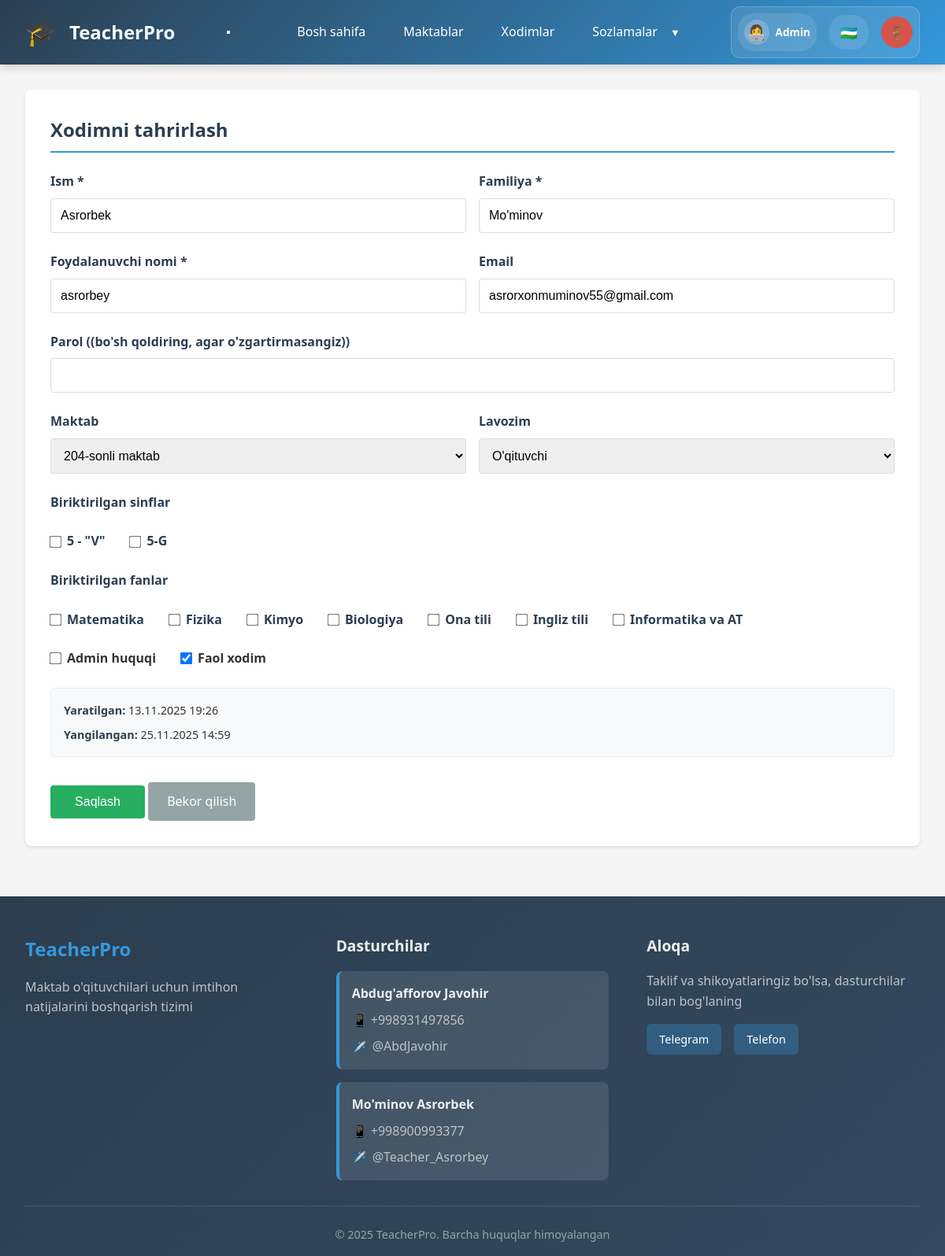
The app's page /admin/employees/edit/2 (signed in), older data.
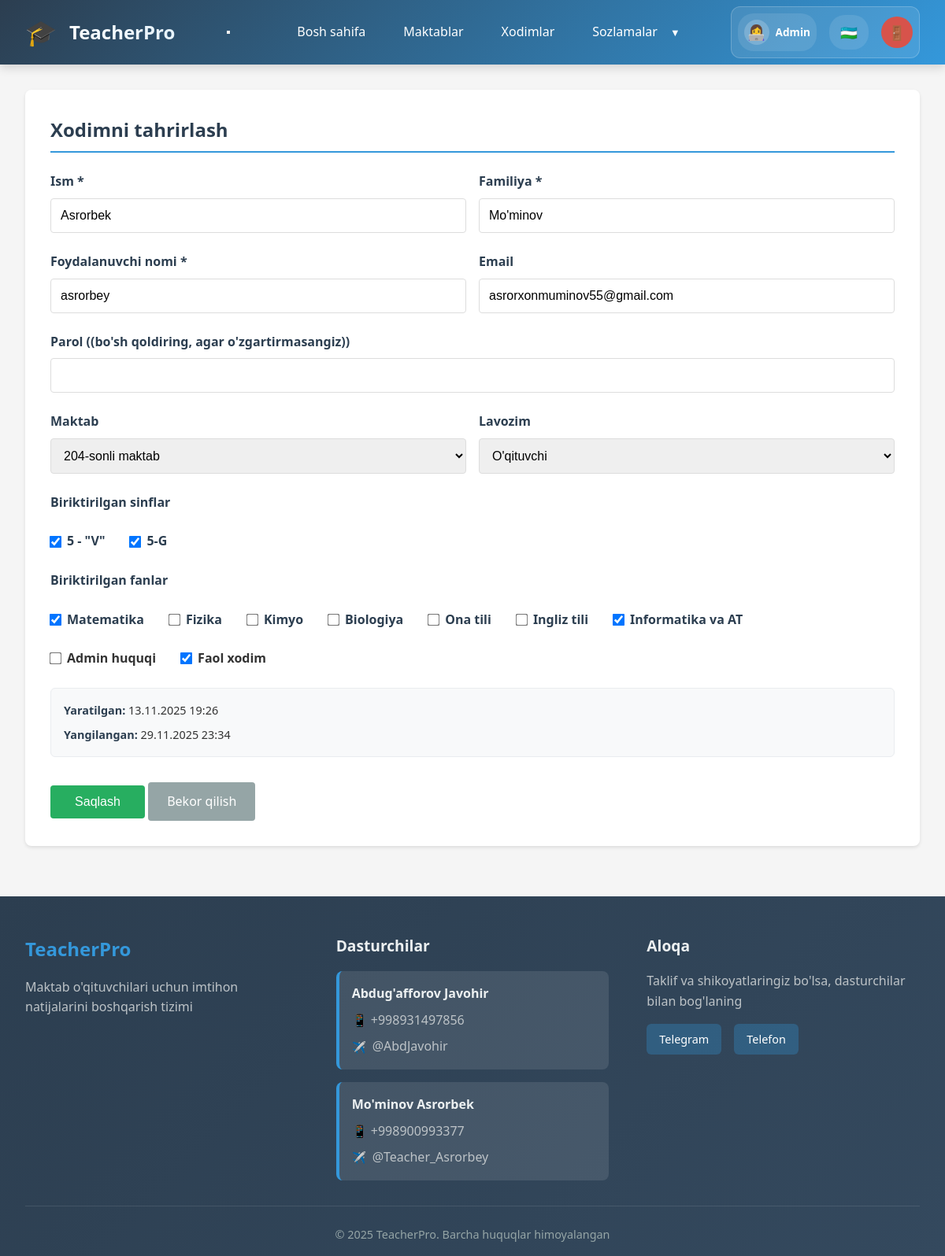
The same page, newer data.
### models.py (models this page shows, shortened)
class Base(DeclarativeBase):
    pass

class SchoolClass(Base):
    __tablename__ = 'classes'
    id = Column(Integer, primary_key=True)
    name = Column(String(100), nullable=False)
    school_id = Column(Integer, ForeignKey('schools.id'), nullable=False)
    leader_first_name = Column(String(100), nullable=True)
    leader_last_name = Column(String(100), nullable=True)
    leader_phone = Column(String(50), nullable=True)
    created_at = Column(DateTime, default=datetime.utcnow)
    school = relationship('School', back_populates='classes')
    students = relationship('Student', back_populates='school_class', cascade='all, delete-orphan')
    exams = relationship('Exam', back_populates='school_class')
    assigned_teachers = relationship('Employee', secondary='teacher_classes', back_populates='assigned_classes')

class Subject(Base):
    __tablename__ = 'subjects'
    id = Column(Integer, primary_key=True)
    name = Column(String(100), nullable=False, unique=True)
    assigned_teachers = relationship('Employee', secondary='teacher_subjects', back_populates='assigned_subjects')

class Employee(Base):
    __tablename__ = 'employees'
    id = Column(Integer, primary_key=True)
    username = Column(String(80), unique=True, nullable=False)
    password_hash = Column(String(200), nullable=False)
    first_name = Column(String(100), nullable=False)
    last_name = Column(String(100), nullable=False)
    email = Column(String(100))
    is_admin = Column(Boolean, default=False)
    is_active = Column(Boolean, default=True)
    school_id = Column(Integer, ForeignKey('schools.id'), nullable=True)
    staff_title_id = Column(Integer, ForeignKey('staff_titles.id'), nullable=True)
    created_at = Column(DateTime, default=datetime.utcnow)
    updated_at = Column(DateTime, default=datetime.utcnow, onupdate=datetime.utcnow)
    school = relationship('School', back_populates='employees')
    staff_title = relationship('StaffTitle', back_populates='employees')
    assigned_classes = relationship('SchoolClass', secondary='teacher_classes', back_populates='assigned_teachers')
    assigned_subjects = relationship('Subject', secondary='teacher_subjects', back_populates='assigned_teachers')

class School(Base):
    __tablename__ = 'schools'
    id = Column(Integer, primary_key=True)
    name = Column(String(200), nullable=False)
    address = Column(Text)
    phone = Column(String(50))
    email = Column(String(100))
    created_at = Column(DateTime, default=datetime.utcnow)
    employees = relationship('Employee', back_populates='school', cascade='all, delete-orphan')
    classes = relationship('SchoolClass', back_populates='school', cascade='all, delete-orphan')

class StaffTitle(Base):
    __tablename__ = 'staff_titles'
    id = Column(Integer, primary_key=True)
    title = Column(String(100), nullable=False, unique=True)
    employees = relationship('Employee', back_populates='staff_title')

### routers/admin.py (the view)
@router.get("/employees/edit/{id}", response_class=HTMLResponse)
async def edit_employee_page(
    request: Request,
    id: int,
    db: AsyncSession = Depends(get_db)
):
    result = await db.execute(
        select(Employee)
        .options(selectinload(Employee.assigned_classes), selectinload(Employee.assigned_subjects))
        .where(Employee.id == id)
    )
    employee = result.scalar_one_or_none()
    if not employee:
        flash(request, 'Xodim topilmadi', 'danger')
        return RedirectResponse(url="/admin/employees", status_code=303)
    schools_result = await db.execute(select(School))
    schools = schools_result.scalars().all()
    titles_result = await db.execute(select(StaffTitle))
    titles = titles_result.scalars().all()
    classes_result = await db.execute(select(SchoolClass))
    classes = classes_result.scalars().all()
    subjects_result = await db.execute(select(Subject))
    subjects = subjects_result.scalars().all()
    context = await get_template_context(request)
    context.update({
        'employee': employee,
        'schools': schools,
        'titles': titles,
        'classes': classes,
        'subjects': subjects
    })
    return templates.TemplateResponse('admin/employee_form.html', context)

### templates/admin/employee_form.html (shortened to what the changed rows need)
{% extends "base.html" %}
{% block content %}
<div class="card">
    <h2>{% if employee %}{{ _('edit_employee') }}{% else %}{{ _('new_employee') }}{% endif %}</h2>
    <form method="POST">
        <div class="form-row">
            <div class="form-group">
                <label for="first_name">{{ _('first_name') }} *</label>
                <input type="text" id="first_name" name="first_name"
                    value="{{ employee.first_name if employee else '' }}" required>
            </div>
            <div class="form-group">
                <label for="last_name">{{ _('last_name') }} *</label>
                <input type="text" id="last_name" name="last_name" value="{{ employee.last_name if employee else '' }}"
                    required>
            </div>
        </div>
        <div class="form-row">
            <div class="form-group">
                <label for="username">{{ _('username') }} *</label>
                <input type="text" id="username" name="username" value="{{ employee.username if employee else '' }}"
                    required>
            </div>
            <div class="form-group">
                <label for="email">{{ _('email') }}</label>
                <input type="email" id="email" name="email" value="{{ employee.email if employee else '' }}">
            </div>
        </div>
        <div class="form-row">
            <div class="form-group">
                <label for="school_id">{{ _('school') }}</label>
                <select id="school_id" name="school_id">
                    {% for school in schools %}
                    <option value="{{ school.id }}" {% if employee and employee.school_id==school.id %}selected{% endif
                        %}>
                        {{ school.name }}
                    </option>
                    {% endfor %}
                </select>
            </div>
            <div class="form-group">
                <label for="staff_title_id">{{ _('staff_title') }}</label>
                <select id="staff_title_id" name="staff_title_id">
                    {% for title in titles %}
                    <option value="{{ title.id }}" {% if employee and employee.staff_title_id==title.id %}selected{%
                        endif %}>
                        {{ title.title }}
                    </option>
                    {% endfor %}
                </select>
            </div>
        </div>
        <div class="form-group">
            <div class="checkbox-group">
                {% for class in classes %}
                <div class="checkbox-item">
                    <input type="checkbox" id="class_{{ class.id }}" name="assigned_classes" value="{{ class.id }}" {%
                        if employee and class in employee.assigned_classes %}checked{% endif %}>
                    <label for="class_{{ class.id }}">{{ class.name }}</label>
                </div>
                {% endfor %}
            </div>
        </div>
        <div class="form-group">
            <div class="checkbox-group">
                {% for subject in subjects %}
                <div class="checkbox-item">
                    <input type="checkbox" id="subject_{{ subject.id }}" name="assigned_subjects"
                        value="{{ subject.id }}" {% if employee and subject in employee.assigned_subjects %}checked{%
                        endif %}>
                    <label for="subject_{{ subject.id }}">{{ subject.name }}</label>
                </div>
                {% endfor %}
            </div>
        </div>
        <div class="checkbox-group">
            <div class="checkbox-item">
                <input type="checkbox" id="is_admin" name="is_admin" >
                <label for="is_admin">{{ _('admin_rights') }}</label>
            </div>
            <div class="checkbox-item">
                <input type="checkbox" id="is_active" name="is_active" {% if not employee or employee.is_active
                    %}checked{% endif %}>
                <label for="is_active">{{ _('active_employee') }}</label>
            </div>
        </div>
        {% if employee %}
        <div class="timestamp-info">
            <div class="timestamp-item">
                <strong>{{ _('created_at') }}:</strong> {{ employee.created_at.strftime('%d.%m.%Y %H:%M') }}
            </div>
            <div class="timestamp-item">
                <strong>{{ _('updated_at') }}:</strong> {{ employee.updated_at.strftime('%d.%m.%Y %H:%M') }}
            </div>
        </div>
        {% endif %}
    </form>
</div>
{% endblock %}

Row changes from the older to the newer data that the page shows:
changed Employee "Asrorbek": updated_at "25.11.2025 14:59" → "29.11.2025 23:34"
computed for SchoolClass (number 1 of 2 on the later page): assigned_classes "☐" → "☑"
computed for SchoolClass (number 2 of 2 on the later page): assigned_classes "☐" → "☑"
computed for Subject "Matematika": assigned_subjects "☐" → "☑"
computed for Subject "Informatika va AT": assigned_subjects "☐" → "☑"
